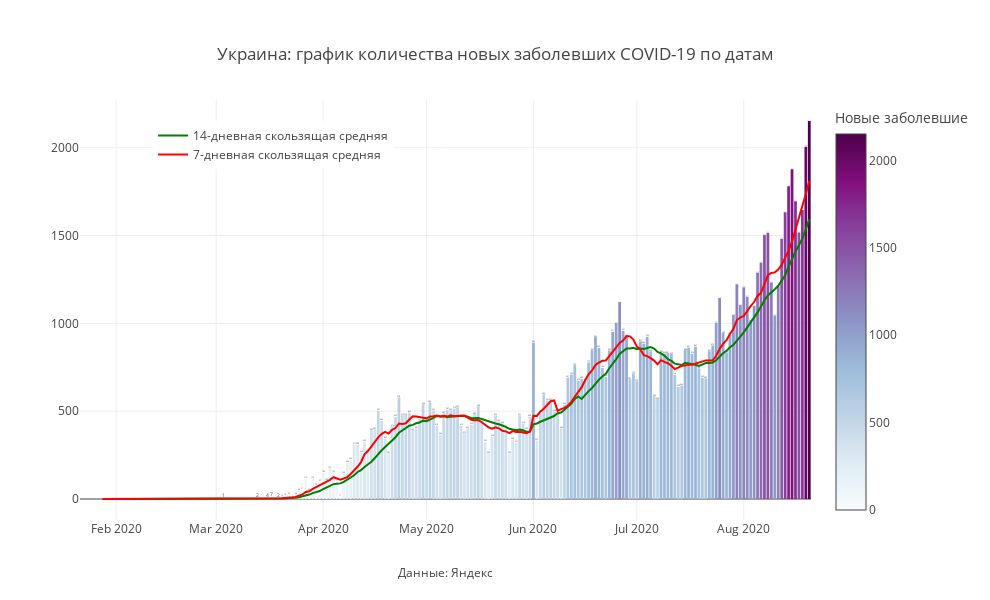

The code cell stored with this chart in its notebook:
### Code cell
mask = X.Country ==my_country
#mask = (X.Date>datetime.date(2020,5,1)&(X.Region.isin(regions_towatch))
#mask = (X.Date>datetime.date(2020,5,1)&(X.Region==my_region)

fig = px.bar(X[mask], x='Date', 
             y="Day_confirmed",color ='Day_confirmed',
             title=f'{my_country}: '+'график количества новых заболевших COVID-19 по датам',
              color_continuous_scale= px.colors.sequential.BuPu,text = 'Day_confirmed',
             labels = {'Day_confirmed' : "Новые заболевшие",'Remaining_ill':'Текущие больные'})
fig.add_trace(
    go.Scatter(
        name='14-дневная скользящая средняя',
        x=X[mask].Date,
        y=X[mask]['MA14_dayconfirmed'],
        mode="lines",
        
        line=go.scatter.Line(color="green"),
        showlegend=True)
)
fig.add_trace(
    go.Scatter(
        name = '7-дневная скользящая средняя',
        x=X[mask]['Date'],
        y=X[mask]['MA7_dayconfirmed'],
        mode="lines",
        
        line=go.scatter.Line(color="red"),
        showlegend=True)
)
fig.update_layout(
    annotations=[
#         dict(
#             x='2020-04-13',
#             y=1355,
#             xref="x",
#             yref="y",
#             text="Введение<br>пропускной<br>системы в Москве",
#             showarrow=True,
#             arrowhead=2,
#             ax=0,
#             ay=-60),
#         dict(
#             x='2020-06-09',
#             y=1572,
#             xref="x",
#             yref="y",
#             text="Отмена<br>пропускной<br>системы в Москве",
#             showarrow=True,
#             arrowhead=2,
#             ax=0,
#             ay=-90),
        dict(
            x=0.5,
            y=-0.15,
            showarrow=False,
            text="Данные: Яндекс",
            xref="paper",
            yref="paper"),
        
                ],
    
    
                  title_x = 0.5,
                  title_y= 0.9,
                  title_xanchor = "center",
                  title_yanchor = "bottom", 
                  legend_x = 0.10,legend_y = 0.95,
                  width = 990, height = 600,template = 'gridon',
    
    
                  xaxis_title='',yaxis_title = ' '
)


fig.show()

### Figure 1 — Plotly figure (JSON) as saved in the notebook; plotly's stock layout.template omitted (floating-point values rounded to 4 significant figures; data arrays with more than 128 entries replaced by an {"elided": "..."} marker saying what was removed)
{"data": [{"alignmentgroup": "True", "hovertemplate": "Date=%{x}<br>Новые заболевшие=%{marker.color}<extra></extra>", "legendgroup": "", "marker": {"color": {"elided": "212 int values"}, "coloraxis": "coloraxis"}, "name": "", "offsetgroup": "", "orientation": "v", "showlegend": false, "text": {"elided": "212 int values"}, "textposition": "auto", "type": "bar", "x": {"elided": "212 str values"}, "xaxis": "x", "y": {"elided": "212 int values"}, "yaxis": "y"}, {"line": {"color": "green"}, "mode": "lines", "name": "14-дневная скользящая средняя", "showlegend": true, "type": "scatter", "x": {"elided": "212 str values"}, "y": {"elided": "212 float values"}}, {"line": {"color": "red"}, "mode": "lines", "name": "7-дневная скользящая средняя", "showlegend": true, "type": "scatter", "x": {"elided": "212 str values"}, "y": {"elided": "212 float values"}}], "layout": {"annotations": [{"showarrow": false, "text": "Данные: Яндекс", "x": 0.5, "xref": "paper", "y": -0.15, "yref": "paper"}], "barmode": "relative", "coloraxis": {"colorbar": {"title": {"text": "Новые заболевшие"}}, "colorscale": [[0, "rgb(247,252,253)"], [0.125, "rgb(224,236,244)"], [0.25, "rgb(191,211,230)"], [0.375, "rgb(158,188,218)"], [0.5, "rgb(140,150,198)"], [0.625, "rgb(140,107,177)"], [0.75, "rgb(136,65,157)"], [0.875, "rgb(129,15,124)"], [1, "rgb(77,0,75)"]]}, "height": 600, "legend": {"tracegroupgap": 0, "x": 0.1, "y": 0.95}, "title": {"text": "Украина: график количества новых заболевших COVID-19 по датам", "x": 0.5, "xanchor": "center", "y": 0.9, "yanchor": "bottom"}, "width": 990, "xaxis": {"anchor": "y", "domain": [0, 1], "title": {"text": ""}}, "yaxis": {"anchor": "x", "domain": [0, 1], "title": {"text": " "}}}}
